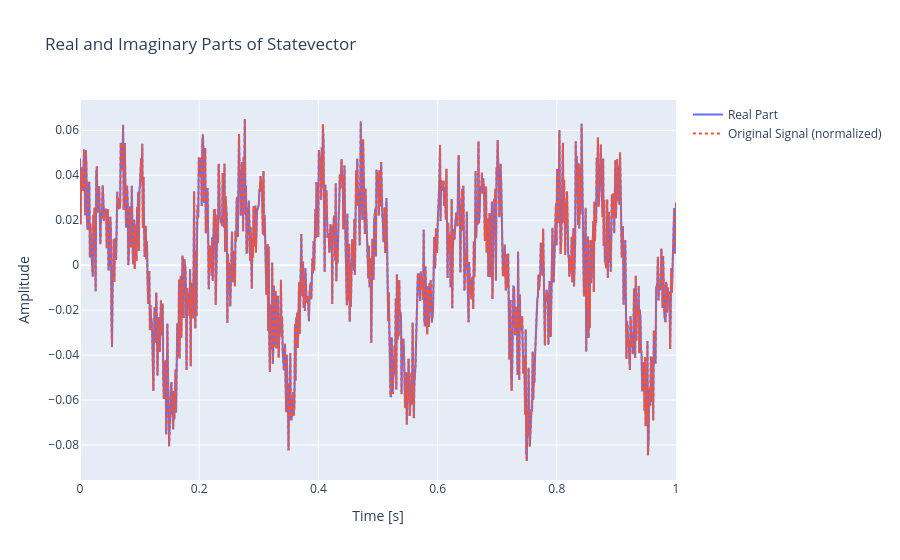
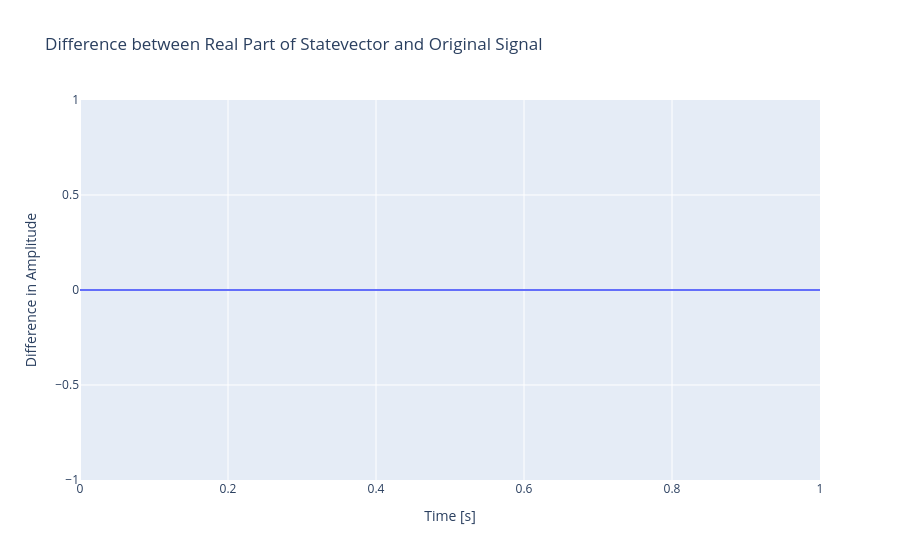

The notebook cell saved with these charts, in order:
### Markdown cell above
The code bellow is simply to check that we can prepare/encode our signal readily.

### Code cell
#econdes our signal into a quantum state using amplitude encoding via qiskit initialize. 
def encode_signal(signal):
    #make sure signal is normalized to respect born's rule
    signal = signal / np.linalg.norm(signal)
    N = len(signal)
    n_qubits = int(np.ceil(np.log2(N)))
    qc = QuantumCircuit(n_qubits)
    
    qc.initialize(signal, range(n_qubits))
    return qc

qc_signal = encode_signal(signal)
display(qc_signal.decompose().draw('mpl'))


#simulate the statevector of the encoded signal
simulator = StatevectorSimulator()
qc_signal = transpile(qc_signal, simulator)
result = simulator.run(qc_signal).result()

#get statevector of the encoded signal
statevector = np.array(result.get_statevector())
#signal is encoded in the real part of the state vector.
real_parts = np.real(statevector)

fig = go.Figure()
fig.add_trace(go.Scatter(x=times, y=real_parts, mode='lines', name='Real Part'))
#compare to signal before encoding, makeline dotted and normalized
fig.add_trace(go.Scatter(x=times, y=signal/np.linalg.norm(signal), mode='lines', name='Original Signal (normalized)', line=dict(dash='dot')))
fig.update_layout(title='Real and Imaginary Parts of Statevector', xaxis_title='Time [s]', yaxis_title='Amplitude')
fig.show()

#plot difference between original and reconstructed signal
fig_diff = go.Figure()
fig_diff.add_trace(go.Scatter(x=times, y=real_parts - signal/np.linalg.norm(signal), mode='lines', name='Difference between Real Part and Original Signal (normalized)'))
fig_diff.update_layout(title='Difference between Real Part of Statevector and Original Signal', xaxis_title='Time [s]', yaxis_title='Difference in Amplitude')
fig_diff.show()

### Figure 1 — Plotly figure (JSON) as saved in the notebook; plotly's stock layout.template omitted (floating-point values rounded to 4 significant figures; data arrays with more than 128 entries replaced by an {"elided": "..."} marker saying what was removed)
{"data": [{"mode": "lines", "name": "Real Part", "type": "scatter", "x": {"elided": "1024 float values"}, "y": {"elided": "1024 float values"}}, {"line": {"dash": "dot"}, "mode": "lines", "name": "Original Signal (normalized)", "type": "scatter", "x": {"elided": "1024 float values"}, "y": {"elided": "1024 float values"}}], "layout": {"title": {"text": "Real and Imaginary Parts of Statevector"}, "xaxis": {"title": {"text": "Time [s]"}}, "yaxis": {"title": {"text": "Amplitude"}}}}

### Figure 2 — Plotly figure (JSON) as saved in the notebook; plotly's stock layout.template omitted (floating-point values rounded to 4 significant figures; data arrays with more than 128 entries replaced by an {"elided": "..."} marker saying what was removed)
{"data": [{"mode": "lines", "name": "Difference between Real Part and Original Signal (normalized)", "type": "scatter", "x": {"elided": "1024 float values"}, "y": {"elided": "1024 float values"}}], "layout": {"title": {"text": "Difference between Real Part of Statevector and Original Signal"}, "xaxis": {"title": {"text": "Time [s]"}}, "yaxis": {"title": {"text": "Difference in Amplitude"}}}}
